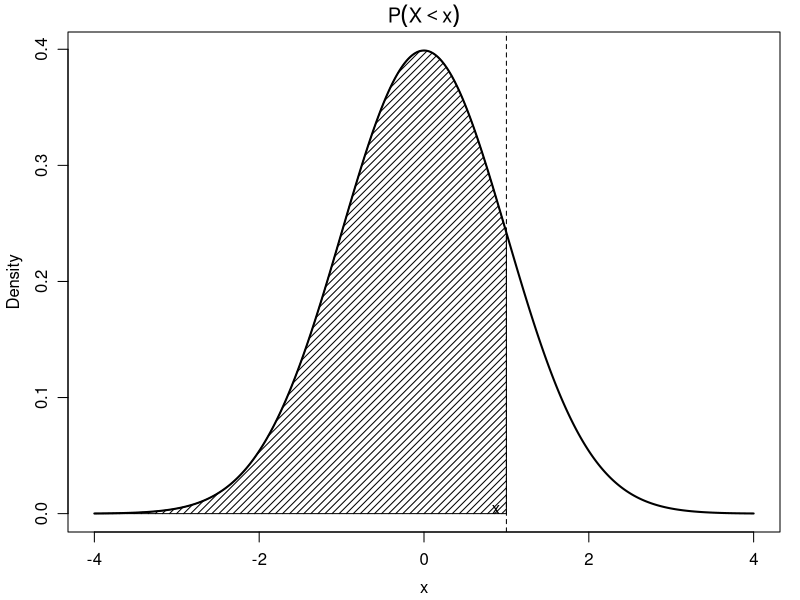
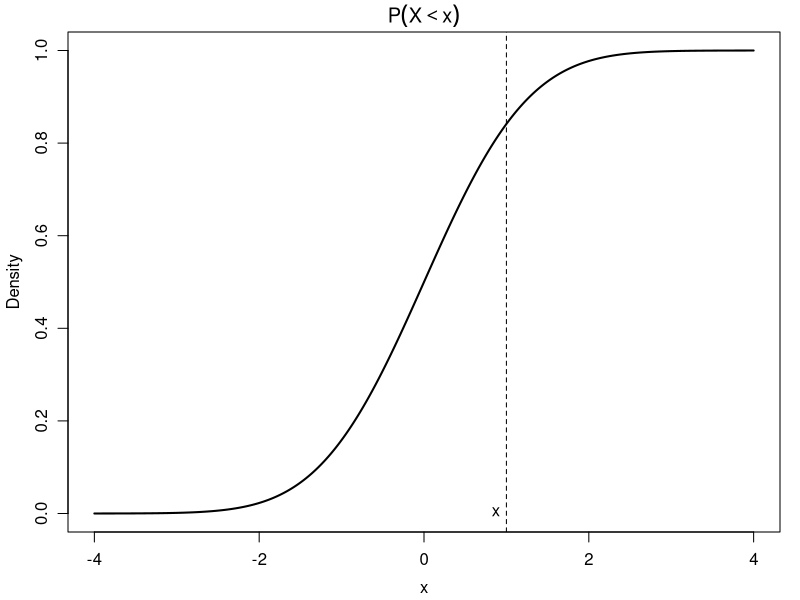

These figures' R source, in order:
pdf("pdf_area.pdf", width = 3, height = 3)

x <- seq(-4, 4, length = 1000)
y <- dnorm(x)

z <- 1

# ---- P(Z < z)
par(
    mar  = c(3.4, 3.4, 1.6, 1),  # minimal bottom/left for labels, almost nothing top/right
    mgp  = c(2.25, 0.85, 0)
)
plot(
    x, y,
    type = "l",
    lwd = 2,
    xlab = expression(x),
    ylab = "Density",
    main = expression(P(X < x))
)

x_fill <- seq(-4, z, length = 500)
y_fill <- dnorm(x_fill)

polygon(c(-4, x_fill, z),
        c(0, y_fill, 0),
        density = 20)

abline(v = z, lty = 2)
text(z-0.3, 0.0035, "x", pos = 4)

dev.off()

#########

pdf("cdf.pdf", width = 3, height = 3)
par(
    mar  = c(3.4, 3.4, 1.6, 1),  # minimal bottom/left for labels, almost nothing top/right
    mgp  = c(2.25, 0.85, 0)
)

cdf <- pnorm(x)
plot(
    x, cdf,
    type = "l",
    lwd = 2,
    xlab = expression(x),
    ylab = "Density",
    main = expression(P(X < x))
)

abline(v = z, lty = 2)
text(z-0.3, 0.0035, "x", pos = 4)

dev.off()
